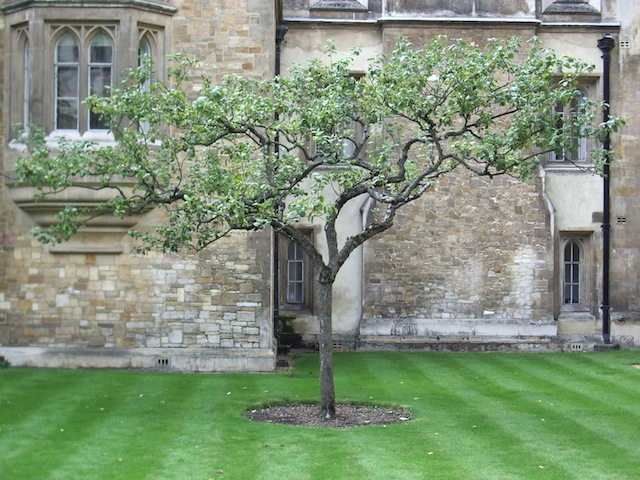
//> input picture 06_2023-05-24/prg/06_01_GP_K22047/apple_tree.jpg, 640 x 480 px
$ ./06_01_GP_K22047   (built with g++ and OpenCV 4)
//> lines starting //> are read from the running program, lines starting //| are printed output that depends on the picture
#include<iostream>
#include<opencv2/opencv.hpp>

#define FILE_NAME "../apple_tree.jpg"

#define WINDOW_NAME_INPUT "input"
#define WINDOW_NAME_OUTPUT "output"

#define FILTER_SIZE (3)

int main(int argc, char const *argv[]){
    // 画像をカラーで入力
    cv::Mat src_img = cv::imread(FILE_NAME);
//> src_img is the input picture: 480 rows x 640 cols, CV_8UC3; mean B, G, R 120.6, 145.8, 128.8
    if(src_img.empty()){
        fprintf(stderr, "Failed to open file.\n");
        return -1;
    }

    // 出力画像の宣言
    cv::Mat dst_img1;

    // グレースケール変換
    cv::Mat gray_img;
    cv::cvtColor(src_img, gray_img, cv::COLOR_BGR2GRAY);
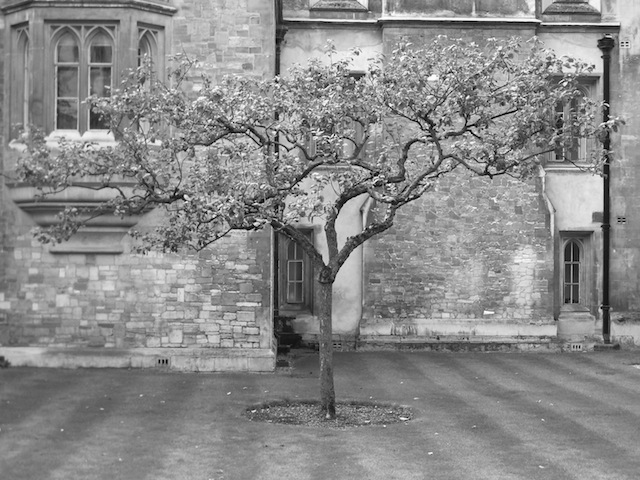
//> gray_img: 480 rows x 640 cols, CV_8UC1; min 0, max 255, mean 137.8

    // 輝度値にガウシアンフィルタ
    cv::GaussianBlur(gray_img, dst_img1, cv::Size(FILTER_SIZE, FILTER_SIZE), 0, 0);

    // プリューウィトフィルタの定義
    double filterP[] = {
        -1., -1., -1.,
        0., 0., 0.,
        1., 1., 1.
    };
    cv::Mat kernel = cv::Mat(3, 3, CV_64F, filterP);

    cv::Mat dst_img2;

    // プリューウィトフィルタ(処理)
    cv::Mat tmp_img;
    cv::filter2D(dst_img1, tmp_img, CV_64F, kernel);
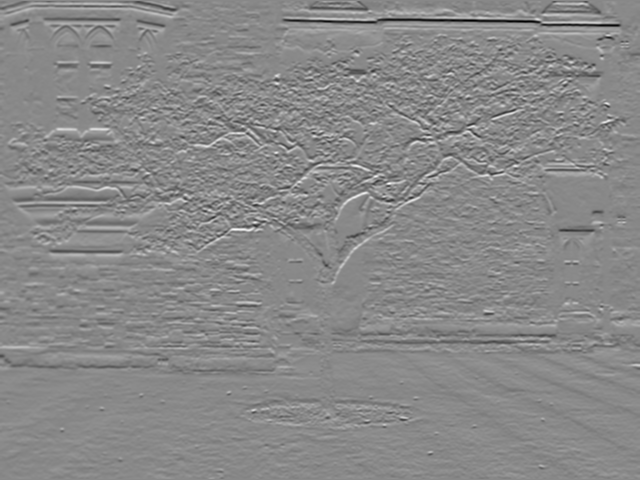
//> tmp_img: 480 rows x 640 cols, CV_64FC1; min -508, max 439, mean 0.1; drawn with min black and max white
    cv::convertScaleAbs(tmp_img, dst_img2);
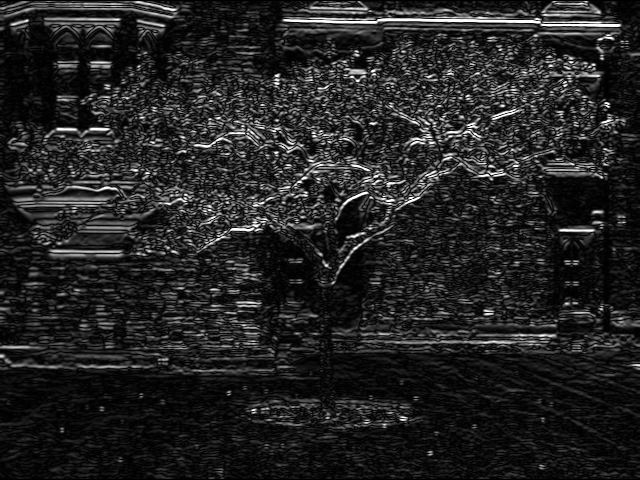
//> dst_img2: 480 rows x 640 cols, CV_8UC1; min 0, max 255, mean 35.7

    // 出力
    cv::imshow(WINDOW_NAME_INPUT, src_img);
    cv::imshow("output1", dst_img1);
    cv::imshow("output2", dst_img2);
    cv::waitKey();

    return 0;
}
